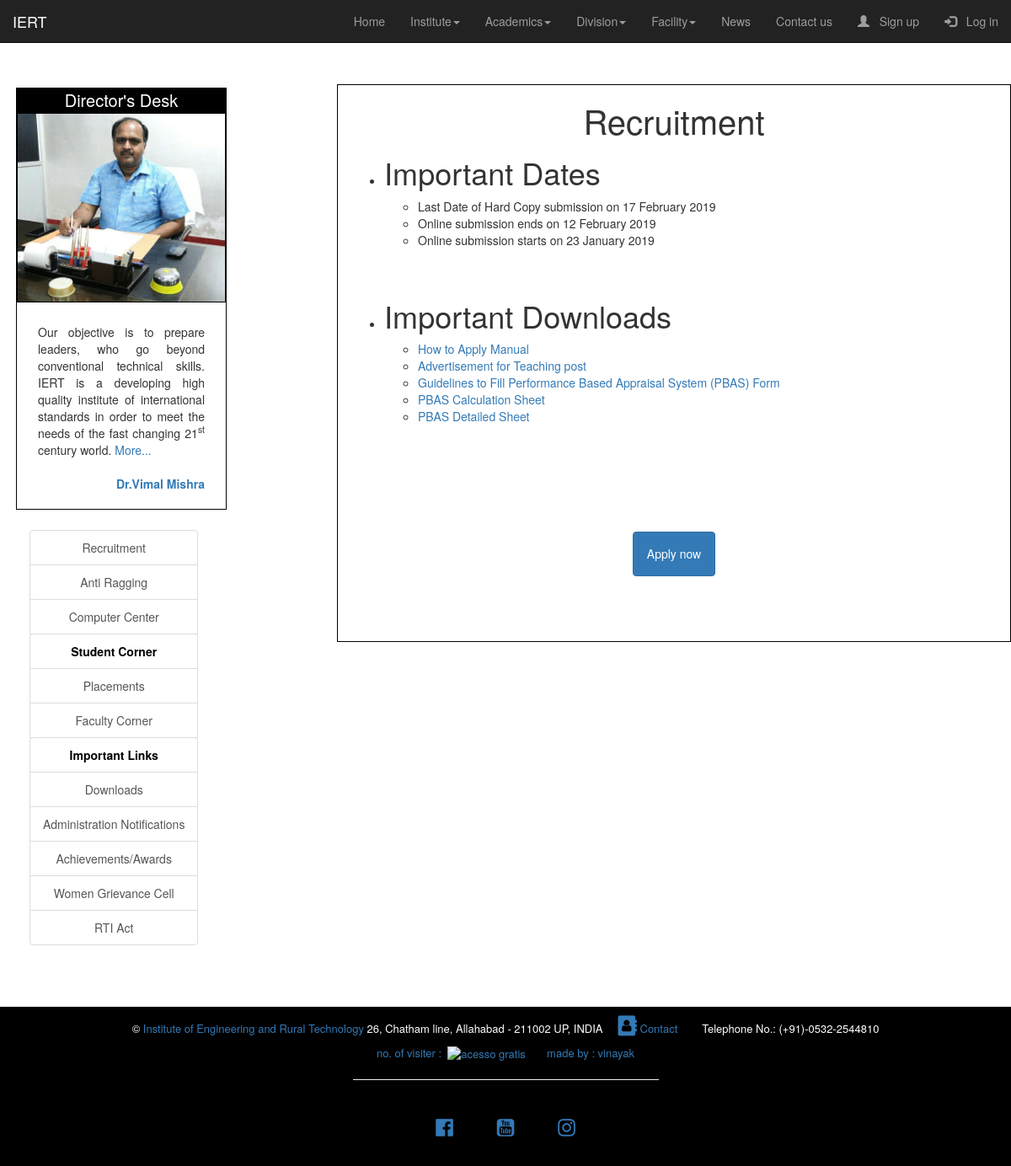
The app's page /aside/recruitment with its own data.
### aside/models.py (models this page shows, shortened)
class recruitment_notice(models.Model):
    notice=models.CharField(max_length=1000)

### aside/views.py (the view)
# urls.py: path('recruitment',views.recruitment,name='recruitment'),
def recruitment(request):
    l=recruitment_notice.objects.all()
    page_details={
         "li":l,
         "title":"recruitment"
    }
    return render(request,"aside/recruitment.html",page_details)

### aside/templates/aside/recruitment.html
{% extends "home/index.html" %}
{% load static %}
{% block start %}
<div class="col-md-8" style="border: 1px solid black;">
<h1 style="text-align: center; font-size: 4rem;"> Recruitment </h1>
<ul>
  <li>
     <h1>Important Dates</h1>
    <ul>
      {% for i in li %}
      <li>{{i.notice}}</li>
      {% endfor %}
    </ul>
  </li>
  <br/>
  <br/>
  <li>
     <h1>Important Downloads </h1>
    <ul>
      <li><a href="{% static "aside/pdf/Guidelines.pdf" %}" target="_blank"> How to Apply Manual </a></li>
      <li><a href="{% static "aside/pdf/Advertisementfinal.pdf" %}" target="_blank"> Advertisement for Teaching post </a></li>
      <li><a href="{% static "aside/pdf/Instructional_Manual.pdf" %}" target="_blank"> Guidelines to Fill Performance Based Appraisal System (PBAS) Form </a></li>
      <li><a href="{% static "aside/pdf/PBAS_CALCULATION_SHEET.docx" %}" target="_blank"> PBAS Calculation Sheet </a></li>
      <li><a href="{% static "aside/pdf/PBASDetailSheet.docx" %}" target="_blank"> PBAS Detailed Sheet </a></li>
    </ul>
  </li>
</ul>
<br/>
<br/>
<center>
<a class="btn btn-primary" href="#" target="_blank" style="padding: 2%; margin: 10%;"> Apply now </a>
</center>
</div>
{% endblock %}

### home/static/home/index_style.css (style rules this page uses)
body { background-color: #f2f2f2f2; }

### records on screen
recruitment_notice: notice "Last Date of Hard Copy submission on 17 February 2019"
recruitment_notice: notice "Online submission ends on 12 February 2019"
recruitment_notice: notice "Online submission starts on 23 January 2019"
